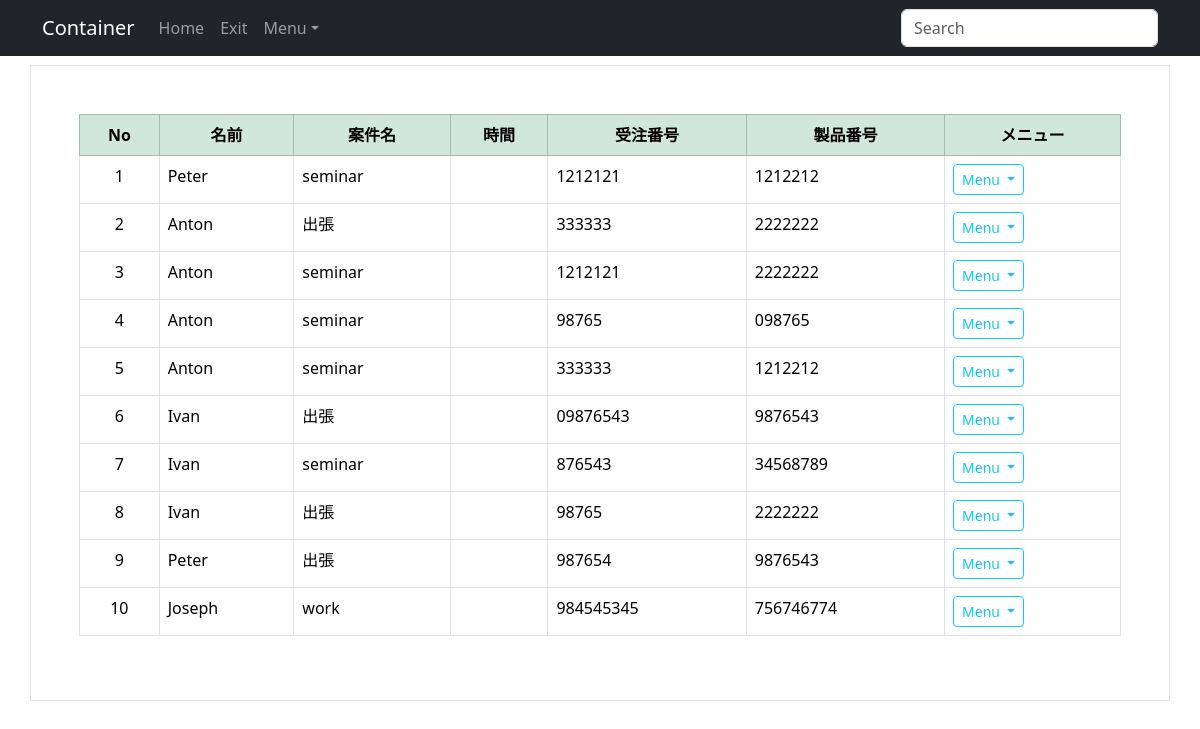
The app's page /index (signed in) with its own data.
### app/models.py (models this page shows)
class Order(db.Model):
    id: so.Mapped[int] = so.mapped_column(primary_key=True)
    name: so.Mapped[int] = so.mapped_column(sa.String(64), index=True, nullable=False)
    business: so.Mapped[str] = so.mapped_column(sa.String(64), nullable=False)
    order: so.Mapped[str] = so.mapped_column(sa.String(64), nullable=False)
    detail: so.Mapped[str] = so.mapped_column(sa.String(64), nullable=False)

### app/routes.py (the view)
@app.route("/")
@app.route("/index")
@login_required  # Only authenticated users can access this route
def index():
    orders = db.session.scalars(sa.select(Order)).all()
    return render_template("index.html", title="Home", orders=orders)

### app/models.py (called while the page is built)
@login.user_loader
def load_user(id):
    return db.session.get(User, int(id))

### app/templates/index.html (shortened to what this page needs)
<!DOCTYPE html>
{% extends "base.html" %}
{% block content %}
<table class="table table-hover table-bordered">
    <thead class="table-success">
        <tr style="text-align: center;">
            <th>No</th>
            <th>名前</th>
            <th>案件名</th>
            <th>時間</th>
            <th>受注番号</th>
            <th>製品番号</th>
            <th>メニュー</th>
        </tr>
    </thead>
    <tbody>
        {% for order in orders %}
        <tr>
            <td style="text-align:center">{{order.id}}</td>
            <td>{{order.name}}</td>
            <td>{{order.business}}</td>
            <td>{{" "}}</td>
            <td>{{order.order}}</td>
            <td>{{order.detail}}</td>
            <td style="width: auto;">
                <div class="dropdown">
                    <button type="button" class="btn btn-outline-info btn-sm dropdown-toggle" data-bs-toggle="dropdown">
                        Menu
                    </button>
                </div>
            </td>
        </tr>
        {% endfor %}
    </tbody>
</table>
{% endblock %}

### app/templates/base.html (shortened to what this page needs)
<!DOCTYPE html>
<html lang="en">
<head>
    <link href="https://cdn.jsdelivr.net/npm/bootstrap@5.3.3/dist/css/bootstrap.min.css" rel="stylesheet">
</head>
<body>
    <div>
        <nav class="navbar navbar-expand-lg navbar-dark bg-dark fixed-top">
            <div class="container">
                <a class="navbar-brand" href="#">Container</a>
                <div class="collapse navbar-collapse" id="navbarsExample07">
                    <ul class="navbar-nav me-auto mb-2 mb-lg-0">
                        <li class="nav-item">
                            <a class="nav-link" href="{{ url_for('index') }}">Home</a>
                        </li>
                        {% if current_user.is_anonymous %}
                        <li class="nav-item">
                            <a class="nav-link" href="{{ url_for('login') }}">Login</a>
                        </li>
                        {% else %}
                        <li class="nav-item">
                            <a class="nav-link" href="{{ url_for('logout') }}">Exit</a>
                        </li>
                        {% endif %}
                        <li class="nav-item dropdown">
                            <a class="nav-link dropdown-toggle" href="#" data-bs-toggle="dropdown"
                                aria-expanded="false">Menu</a>
                        </li>
                    </ul>
                    <form role="search">
                        <input class="form-control" type="search" placeholder="Search" aria-label="Search">
                    </form>
                </div>
            </div>
        </nav>
    </div>
    <div class="container p-5 my-5 border">
        {% block content %}{% endblock %}
    </div>
</body>
</html>

### records on screen
Order: id "1", name "Peter", business "seminar", order "1212121", detail "1212212"
Order: id "2", name "Anton", business "出張", order "333333", detail "2222222"
Order: id "3", name "Anton", business "seminar", order "1212121", detail "2222222"
Order: id "4", name "Anton", business "seminar", order "98765", detail "098765"
Order: id "5", name "Anton", business "seminar", order "333333", detail "1212212"
Order: id "6", name "Ivan", business "出張", order "09876543", detail "9876543"
Order: id "7", name "Ivan", business "seminar", order "876543", detail "34568789"
Order: id "8", name "Ivan", business "出張", order "98765", detail "2222222"
Order: id "9", name "Peter", business "出張", order "987654", detail "9876543"
Order: id "10", name "Joseph", business "work", order "984545345", detail "756746774"
